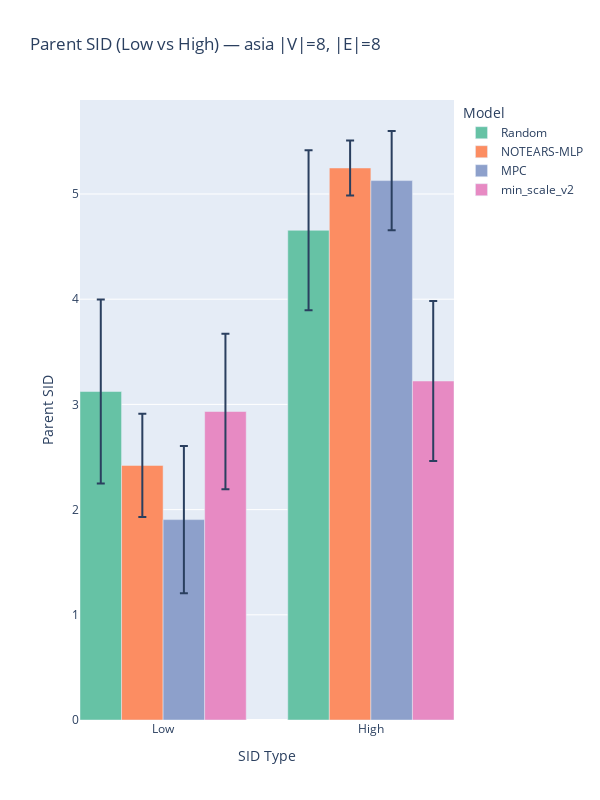

The notebook cell this image was saved under:
### Code cell
plot_sid_grouped_by_type(data_to_plot[data_to_plot['dataset']=='asia'],
                    model_order=['Random', 
             'NOTEARS-MLP', 
             'MPC',
            # 'ABAPC (Ours)',
            # 'full_scale_v2',
            'min_scale_v2'])

### Figure 1 — Plotly figure (JSON) as saved in the notebook; plotly's stock layout.template omitted (floating-point values rounded to 4 significant figures)
{"data": [{"customdata": ["Random", "NOTEARS-MLP", "MPC", "min_scale_v2", "Random", "NOTEARS-MLP", "MPC", "min_scale_v2"], "error_y": {"array": [0.8735, 0.4902, 0.6997, 0.7398, 0.7608, 0.2618, 0.4714, 0.7598], "type": "data", "visible": true}, "hovertemplate": "Model: %{customdata}<br>SID: %{y:.2f}<extra></extra>", "marker": {"color": ["rgb(102,194,165)", "rgb(252,141,98)", "rgb(141,160,203)", "rgb(231,138,195)", "rgb(102,194,165)", "rgb(252,141,98)", "rgb(141,160,203)", "rgb(231,138,195)"]}, "showlegend": false, "type": "bar", "x": [0, 1, 2, 3, 5, 6, 7, 8], "y": [3.123, 2.42, 1.905, 2.933, 4.655, 5.247, 5.128, 3.223]}, {"marker": {"color": "rgb(102,194,165)"}, "name": "Random", "showlegend": true, "type": "bar", "x": [null], "y": [null]}, {"marker": {"color": "rgb(252,141,98)"}, "name": "NOTEARS-MLP", "showlegend": true, "type": "bar", "x": [null], "y": [null]}, {"marker": {"color": "rgb(141,160,203)"}, "name": "MPC", "showlegend": true, "type": "bar", "x": [null], "y": [null]}, {"marker": {"color": "rgb(231,138,195)"}, "name": "min_scale_v2", "showlegend": true, "type": "bar", "x": [null], "y": [null]}], "layout": {"bargap": 0, "height": 800, "legend": {"title": {"text": "Model"}}, "showlegend": true, "title": {"text": "Parent SID (Low vs High) — asia |V|=8, |E|=8"}, "width": 600, "xaxis": {"tickmode": "array", "ticktext": ["Low", "High"], "tickvals": [1.5, 6.5], "title": {"text": "SID Type"}}, "yaxis": {"title": {"text": "Parent SID"}}}}
